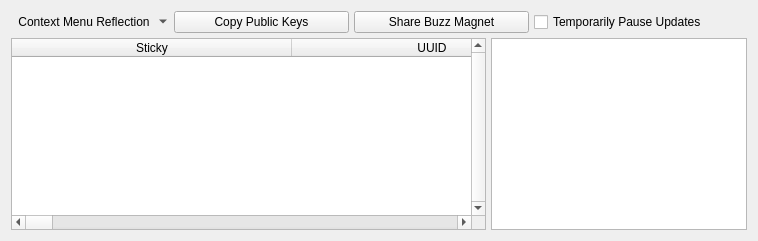
              <widget class="QWidget" name="layoutWidget3">
               <layout class="QVBoxLayout" name="verticalLayout_57">
                <property name="spacing">
                 <number>5</number>
                </property>
                <item>
                 <layout class="QHBoxLayout" name="horizontalLayout_26">
                  <property name="spacing">
                   <number>5</number>
                  </property>
                  <item>
                   <widget class="QToolButton" name="neighborsActionMenu">
                    <property name="toolTip">
                     <string>Context Menu</string>
                    </property>
                    <property name="text">
                     <string>Context Menu Reflection</string>
                    </property>
                    <property name="icon">
                     <iconset resource="../Icons/icons.qrc">
                      <normaloff>:/generic/menu.png</normaloff>:/generic/menu.png</iconset>
                    </property>
                    <property name="popupMode">
                     <enum>QToolButton::MenuButtonPopup</enum>
                    </property>
                    <property name="autoRaise">
                     <bool>true</bool>
                    </property>
                   </widget>
                  </item>
                  <item>
                   <widget class="QPushButton" name="toolButtonCopyToClipboard">
                    <property name="minimumSize">
                     <size>
                      <width>175</width>
                      <height>0</height>
                     </size>
                    </property>
                    <property name="toolTip">
                     <string>Copy your public key pairs to the clipboard buffer.</string>
                    </property>
                    <property name="text">
                     <string>Copy Public Keys</string>
                    </property>
                   </widget>
                  </item>
                  <item>
                   <widget class="QPushButton" name="shareBuzzMagnet">
                    <property name="minimumSize">
                     <size>
                      <width>175</width>
                      <height>0</height>
                     </size>
                    </property>
                    <property name="text">
                     <string>Share Buzz Magnet</string>
                    </property>
                   </widget>
                  </item>
                  <item>
                   <widget class="QCheckBox" name="neighborsTemporarilyPause">
                    <property name="toolTip">
                     <string>Setting will not be retained.</string>
                    </property>
                    <property name="text">
                     <string>Temporarily Pause Updates</string>
                    </property>
                   </widget>
                  </item>
                  <item>
                   <spacer name="horizontalSpacer_22">
                    <property name="orientation">
                     <enum>Qt::Horizontal</enum>
                    </property>
                    <property name="sizeHint" stdset="0">
                     <size>
                      <width>40</width>
                      <height>20</height>
                     </size>
                    </property>
                   </spacer>
                  </item>
                 </layout>
                </item>
                <item>
                 <layout class="QHBoxLayout" name="horizontalLayout_48">
                  <property name="spacing">
                   <number>5</number>
                  </property>
                  <item>
                   <widget class="QTableWidget" name="neighbors">
                    <property name="verticalScrollBarPolicy">
                     <enum>Qt::ScrollBarAlwaysOn</enum>
                    </property>
                    <property name="alternatingRowColors">
                     <bool>true</bool>
                    </property>
                    <property name="selectionMode">
                     <enum>QAbstractItemView::SingleSelection</enum>
                    </property>
                    <property name="selectionBehavior">
                     <enum>QAbstractItemView::SelectRows</enum>
                    </property>
                    <property name="horizontalScrollMode">
                     <enum>QAbstractItemView::ScrollPerPixel</enum>
                    </property>
                    <property name="sortingEnabled">
                     <bool>true</bool>
                    </property>
                    <attribute name="horizontalHeaderDefaultSectionSize">
                     <number>280</number>
                    </attribute>
                    <attribute name="horizontalHeaderShowSortIndicator" stdset="0">
                     <bool>true</bool>
                    </attribute>
                    <attribute name="horizontalHeaderStretchLastSection">
                     <bool>true</bool>
                    </attribute>
                    <column>
                     <property name="text">
                      <string>Sticky</string>
                     </property>
                    </column>
                    <column>
                     <property name="text">
                      <string>UUID</string>
                     </property>
                    </column>
                    <column>
                     <property name="text">
                      <string>Status</string>
                     </property>
                    </column>
                    <column>
                     <property name="text">
                      <string>SSL Key Size</string>
                     </property>
                    </column>
                    <column>
                     <property name="text">
                      <string>Status Control</string>
                     </property>
                    </column>
                    <column>
                     <property name="text">
                      <string>Local IP</string>
                     </property>
                    </column>
                    <column>
                     <property name="text">
                      <string>Local Port</string>
                     </property>
                    </column>
                    <column>
                     <property name="text">
                      <string>External IP</string>
                     </property>
                    </column>
                    <column>
                     <property name="text">
                      <string>External Port</string>
                     </property>
                    </column>
                    <column>
                     <property name="text">
                      <string>Country</string>
                     </property>
                    </column>
                    <column>
                     <property name="text">
                      <string>Remote IP</string>
                     </property>
                    </column>
                    <column>
                     <property name="text">
                      <string>Remote Port</string>
                     </property>
                    </column>
                    <column>
                     <property name="text">
                      <string>Scope ID</string>
                     </property>
                    </column>
                    <column>
                     <property name="text">
                      <string>Protocol</string>
                     </property>
                    </column>
                    <column>
                     <property name="text">
                      <string>Proxy Hostname</string>
                     </property>
                    </column>
                    <column>
                     <property name="text">
                      <string>Proxy Port</string>
                     </property>
                    </column>
                    <column>
                     <property name="text">
                      <string>Max. Buffer Size (Bytes)</string>
                     </property>
                    </column>
                    <column>
                     <property name="text">
                      <string>Max. Content Length (Bytes)</string>
                     </property>
                    </column>
                    <column>
                     <property name="text">
                      <string>Echo Mode</string>
                     </property>
                    </column>
                    <column>
                     <property name="text">
                      <string>Uptime (Seconds)</string>
                     </property>
                    </column>
                    <column>
                     <property name="text">
                      <string>Allow Certificate Exceptions</string>
                     </property>
                    </column>
                    <column>
                     <property name="text">
                      <string>Certificate SHA-512 Hash</string>
                     </property>
                    </column>
                    <column>
                     <property name="text">
                      <string>Bytes Read</string>
                     </property>
                    </column>
                    <column>
                     <property name="text">
                      <string>Bytes Written</string>
                     </property>
                    </column>
                    <column>
                     <property name="text">
                      <string>SSL Session Cipher</string>
                     </property>
                    </column>
                    <column>
                     <property name="text">
                      <string>Account Name</string>
                     </property>
                    </column>
                    <column>
                     <property name="text">
                      <string>Account Authenticated</string>
                     </property>
                    </column>
                    <column>
                     <property name="text">
                      <string>Transport</string>
                     </property>
                    </column>
                    <column>
                     <property name="text">
                      <string>Orientation</string>
                     </property>
                    </column>
                    <column>
                     <property name="text">
                      <string>Message of the Day</string>
                     </property>
                    </column>
                    <column>
                     <property name="text">
                      <string>Encrypted</string>
                     </property>
                    </column>
                    <column>
                     <property name="text">
                      <string>certificate</string>
                     </property>
                    </column>
                    <column>
                     <property name="text">
                      <string>Adaptive Echo Token</string>
                     </property>
                    </column>
                    <column>
                     <property name="text">
                      <string>Adaptive Echo Token Type</string>
                     </property>
                    </column>
                    <column>
                     <property name="text">
                      <string>SSL Control String</string>
                     </property>
                    </column>
                    <column>
                     <property name="text">
                      <string>Priority</string>
                     </property>
                    </column>
                    <column>
                     <property name="text">
                      <string>Lane Width (Bytes)</string>
                     </property>
                    </column>
                    <column>
                     <property name="text">
                      <string>Passthrough</string>
                     </property>
                    </column>
                    <column>
                     <property name="text">
                      <string>Wait-For-Bytes-Written (Milliseconds)</string>
                     </property>
                    </column>
                    <column>
                     <property name="text">
                      <string>Private Application Credentials</string>
                     </property>
                    </column>
                    <column>
                     <property name="text">
                      <string>Silence Time (Seconds)</string>
                     </property>
                    </column>
                    <column>
                     <property name="text">
                      <string>OID</string>
                     </property>
                    </column>
                   </widget>
                  </item>
                  <item>
                   <widget class="QTextBrowser" name="neighborSummary">
                    <property name="sizePolicy">
                     <sizepolicy hsizetype="Minimum" vsizetype="Expanding">
                      <horstretch>0</horstretch>
                      <verstretch>0</verstretch>
                     </sizepolicy>
                    </property>
                    <property name="font">
                     <font>
                      <family>Monospace</family>
                     </font>
                    </property>
                    <property name="tabChangesFocus">
                     <bool>true</bool>
                    </property>
                    <property name="openLinks">
                     <bool>false</bool>
                    </property>
                   </widget>
                  </item>
                 </layout>
                </item>
               </layout>
              </widget>
